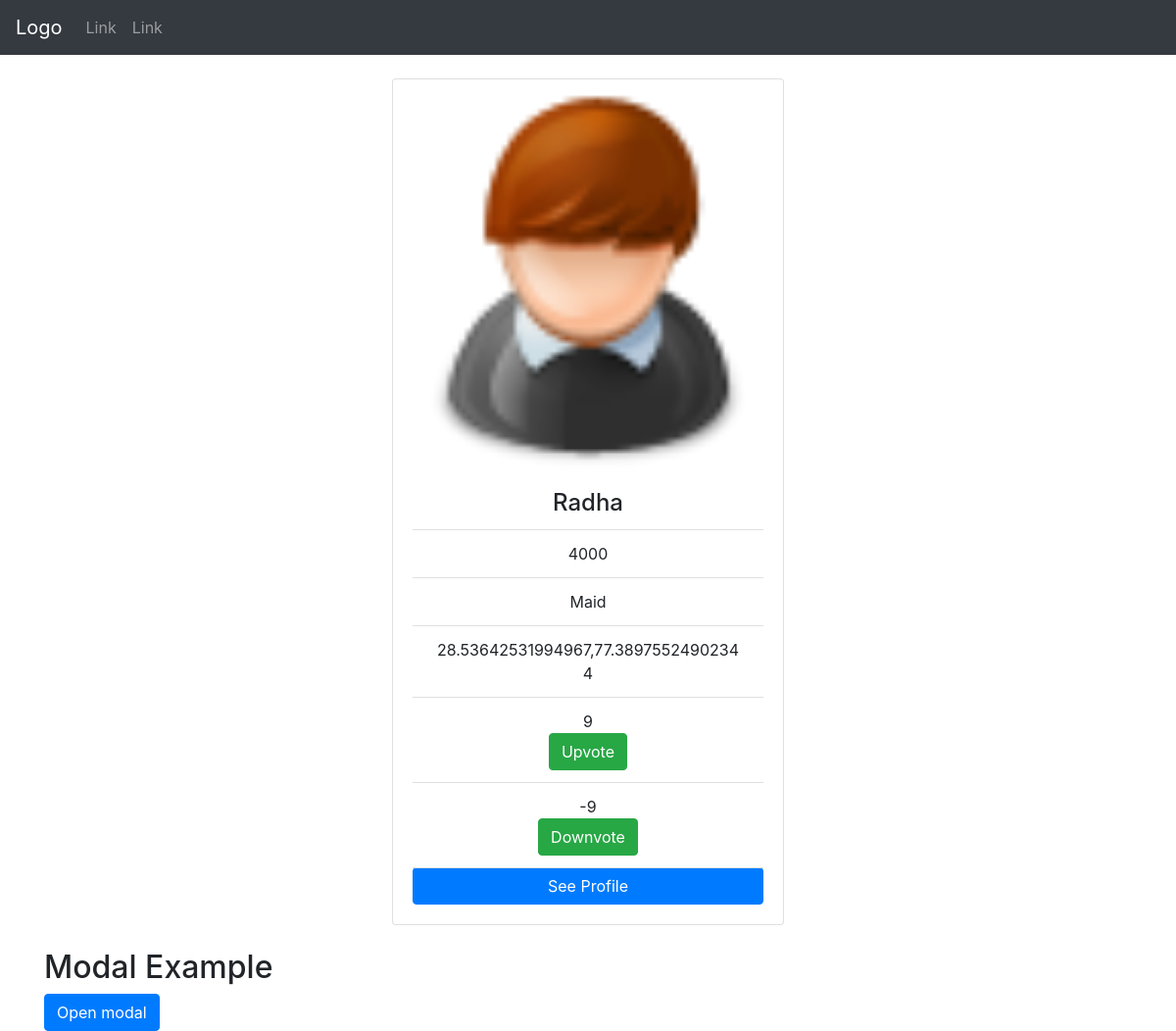
/worker_page/1/, run on an earlier commit of the app's database.
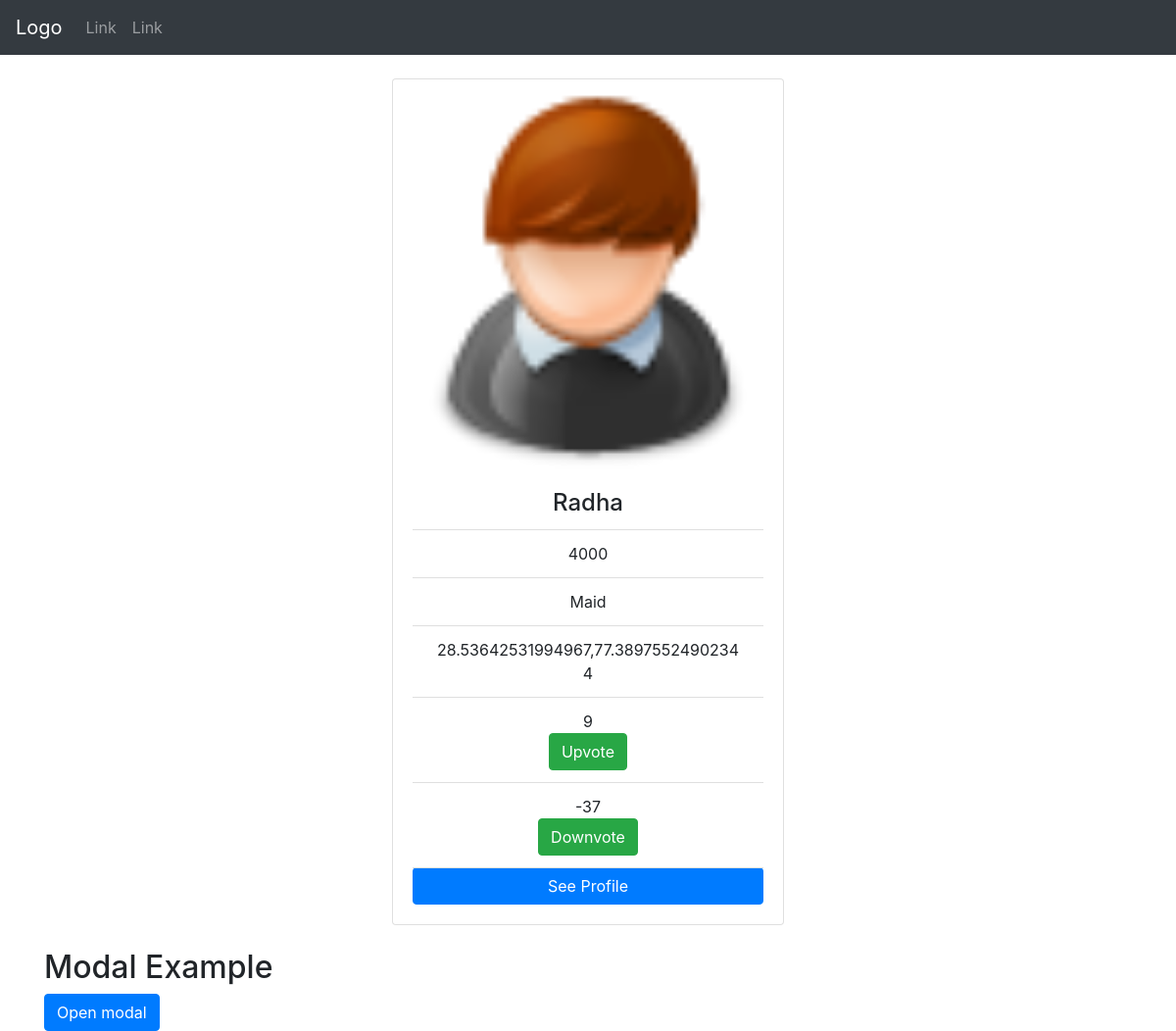
And on a later commit of the database.
### hire/models.py (models this page shows, shortened)
class Service_category(models.Model):
	namee = models.CharField(max_length = 100,unique=True)
	desc = models.CharField(max_length = 150)
	price = models.CharField(max_length = 10)
	Address = models.CharField(max_length = 200)
	location = models.CharField(max_length = 50)
	service = models.ForeignKey(Services,related_name = 'serces')
	last_updated = models.DateTimeField(auto_now_add=True)
	position = GeopositionField(null=True)
	upvotes = models.IntegerField(default = 0)
	downvotes = models.IntegerField(default =0)
	distance = models.DecimalField(default=0.0,max_digits=25, decimal_places=3)

class Services(models.Model):
	name = models.CharField(max_length = 40, unique =True)
	category = models.CharField(max_length = 40)
	last_updated = models.DateTimeField(auto_now_add=True)
	def __str__(self):
		return self.name

### hire/views.py (the view)
# urls.py: url(r'^worker_page/(?P<pk>\d+)/$', hire_views.worker_page, name='worker_page'),
def worker_page(request,pk):
	ser = get_object_or_404(Service_category,pk=pk)
	return render(request,'worker_page.html',{'service':ser})

### templates/worker_page.html (shortened to what this page needs)
<!DOCTYPE html>
<html lang="en">
<head>
    <link rel="stylesheet" href="https://cdnjs.cloudflare.com/ajax/libs/font-awesome/4.7.0/css/font-awesome.min.css">
  <link rel="stylesheet" href="https://maxcdn.bootstrapcdn.com/bootstrap/4.1.0/css/bootstrap.min.css">
  <link rel="stylesheet" href="https://maxcdn.bootstrapcdn.com/bootstrap/4.1.0/css/bootstrap.min.css">
<center><div class="container" style="margin-top:80px">
  <div class="card" style="width:400px">
    <img class="card-img-top" src="/static/img/2.png" alt="Card image" style="width:100%">
    <div class="card-body">
      <h4 class="card-title">{{service.namee}}</h4>
      <ul class="list-group list-group-flush">
    <li class="list-group-item">{{service.price}}</li>
    <li class="list-group-item">{{service.service}}</li>
     <li class="list-group-item">{{service.position}}</li>
      <li class="list-group-item">{{service.upvotes}}
      <center><button id="clap" class="btn btn-success" onclick="myFunction()">Upvote</button></center></li>
       <li class="list-group-item">{{service.downvotes}}
       <center> <button id="clap" class="btn btn-success" onclick="myFunction2()">Downvote</button></center></li>
      <a href="#" class="btn btn-primary">See Profile</a>
    </div>
  </div></center>
  <br>
   </head>
<body>
<nav class="navbar navbar-expand-sm bg-dark navbar-dark fixed-top">
  <a class="navbar-brand" href="#">Logo</a>
  <ul class="navbar-nav">
    <li class="nav-item">
      <a class="nav-link" href="#">Link</a>
    </li>
    <li class="nav-item">
      <a class="nav-link" href="#">Link</a>
    </li>
  </ul>
</nav>
<div class="container">
  <h2>Modal Example</h2>
  <button type="button" class="btn btn-primary" data-toggle="modal" data-target="#myModal">
    Open modal
  </button>
</div>
</body>
</html>

What changed in the data, as far as the page shows it:
changed Service_category "Radha": downvotes "-9" → "-37"
